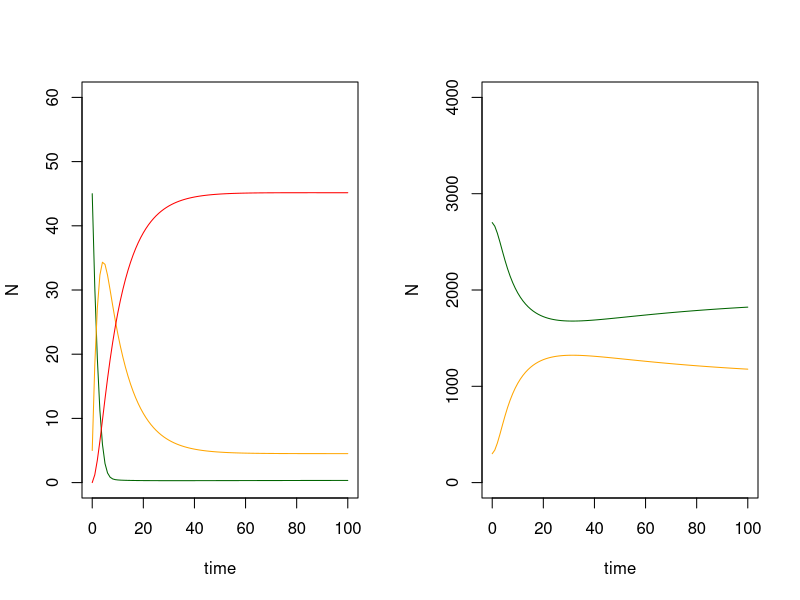

The R script that drew this image:
library(deSolve)
v1h1sir <- function(times, inits, params){
  
  Sh <- inits[1] #suspectibe host
  Ih <- inits[2] #infected host
  Rh <- inits[3] #recovered host
  Sv <- inits[4] #susceptible vector
  Iv <- inits[5] #infected vector
  
  Nh <- Sh + Ih + Rh #total host popn
  Nv <- Sv + Iv #total vector popn
  
  
  
  with(as.list(c(params)), {
    
    dSh <- bh * Nh - f / Nh * Thv * Iv * Sh - muh * Sh 
    dIh <- f / Nh * Thv * Iv * Sh - muh * Ih - gammah * Ih
    dRh <- gammah * Ih - muh * Rh
    dSv <- bv * Nv - f / Nh * Tvh * Sv * Ih - muv * Sv
    dIv <- f / Nh * Tvh * Sv * Ih - muv * Iv
    
    return(list(c(dSh, dIh, dRh, dSv, dIv)))
  })
  
}

inits <- c(45,5,0,2700,300)
params <- c(bh = 0.01, muh = 0.01, bv = 0.01, muv = 0.01, f = 0.125, gammah = 0.1, Thv = 0.5, Tvh = 0.5)
times <- seq(0,100,1)
out <- as.data.frame(ode(inits, times, v1h1sir, params ))
par(mfrow=c(1,2))


plot(out$`1` ~out$time, type='l', col='dark green',
    xlab= 'time', ylab='N', ylim = c(0,60))
lines(out$`2`~out$time, col='orange')
lines(out$`3`~out$time, col='red')

plot(out$`4`~out$time, type = 'l', col= 'dark green',
    xlab= 'time', ylab='N', ylim = c(0,4000))
lines(out$`5`~out$time, col= 'orange')
